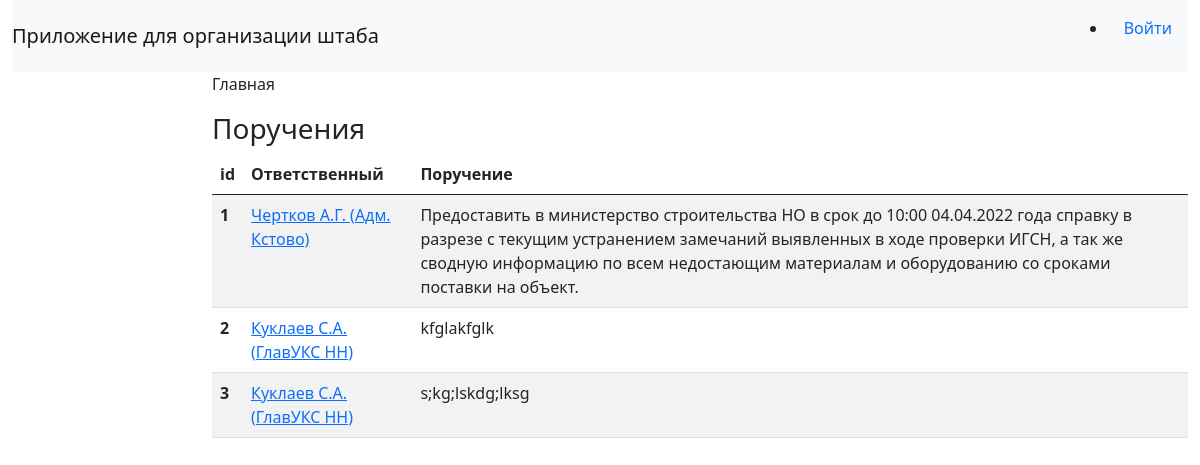
Screenshot of /shtab/ with the database file from the repository.
### shtab/models/Poruchenie.py (models this page shows, shortened)
class Poruchenie(models.Model):
    shtab = models.ForeignKey(Shtab, on_delete=models.PROTECT, null=True, blank=True, verbose_name='штаб')
    numberpor = models.PositiveSmallIntegerField (blank=True,null=True, verbose_name='№')
    otv = models.ForeignKey(Ispolnitel, on_delete=models.PROTECT, null=True, blank=True, verbose_name='ответственный',related_name='tasks_as_otv')
    soisp = models.ManyToManyField(Ispolnitel, null=True, blank=True, verbose_name='соисполнитель', related_name='tasks_as_soisp')
    object = models.ForeignKey(Object, on_delete=models.PROTECT, null=True, blank=True, verbose_name='объект')
    por = models.TextField(verbose_name='поручение')
    srokisp = models.DateField (null=True, blank=True, verbose_name='срок исполнения')
    forpo = models.ForeignKey (Forpo, on_delete=models.PROTECT, blank=True,null=True, verbose_name='для ПО')
    statysisp = models.ForeignKey (Statysisp, on_delete=models.PROTECT, verbose_name='статус исполнения')
    dateisp = models.DateField (null=True, blank=True, verbose_name='дата исполнения')
    itogi = models.TextField(blank=True, verbose_name='итоги')
    otprzapr = models.TextField(blank=True, verbose_name='информация по направлению запросов')
    polzapr = models.TextField(blank=True, verbose_name='Информация по получению ответа на запрос')
    kratkopisisppor = models.TextField(blank=True, verbose_name='краткое описание исполнения поручения')
    anal = models.TextField(blank=True, verbose_name='аналитика ("архивные" комментарии)')
    otvotpo = models.ForeignKey(User, on_delete=models.PROTECT, blank=True,null=True, verbose_name='Ответственный от ПО',default=User)
    obiaz = models.BooleanField (default=False, verbose_name='Принятые обязательства')
    gpr = models.BooleanField (default=False, verbose_name='ГПР')
    factsrivsroka = models.BooleanField (default=False, verbose_name='Факты срыва срока')
    porneizprot = models.BooleanField (default=False, verbose_name='Поручения не из протокола')
    kritvopr = models.BooleanField (default=False, verbose_name='Критичный вопрос')
    redzone = models.BooleanField (default=False, verbose_name='Объект красной зоны')
    def get_absolute_url(self):
        return reverse ('pordetaielview', kwargs = {'por_pk' : self.pk})
    class Meta:
        verbose_name = 'поручение'
        verbose_name_plural = 'поручения'
        ordering = ['shtab']

### shtab/models/Ispolnitel.py (models this page shows)
class Ispolnitel(models.Model):
    surname = models.CharField (max_length=25, verbose_name='фамилия')
    name = models.CharField (max_length=16,verbose_name='имя')
    patronymic = models.CharField (max_length=16,verbose_name='отчество')
    dolzhnost = models.CharField (max_length=150,verbose_name='должность')
    org = models.ForeignKey(Organization,on_delete=models.PROTECT,verbose_name='Организация')
    mail1 = models.EmailField(max_length=254, null=True, blank=True,verbose_name='электронная почта')
    def __str__(self):
        return f'{self.surname} {self.name[0]}.{self.patronymic[0]}. ({self.org})'
    class Meta:
        verbose_name = 'ответственный'
        verbose_name_plural = 'ответственные'

class Organization(models.Model):
    kratknaim = models.CharField (max_length=50,verbose_name='краткое наименование организации')
    polnnaim = models.CharField (max_length=255,verbose_name='полное наименование организации')
    mail1 = models.EmailField(max_length=254, null=True, blank=True,verbose_name='общая электронная почта')
    def __str__(self):
        return self.kratknaim
    class Meta:
        verbose_name = 'организация'
        verbose_name_plural = 'организации'

### shtab/views.py (the view)
# urls.py: path('', PoruchenieView.as_view(), name = 'home'),
class PoruchenieView(DataMixin, ListView):
    model = Poruchenie
    template_name = 'shtab/index.html'
    context_object_name = 'pors'
    def get_context_data(self, *, object_list=None, **kwargs):
        context = super().get_context_data(**kwargs)
        c_def = self.get_user_context(title = 'АИС | Поручения')
        return dict(list(context.items()) + list(c_def.items()))
    def get_queryset(self):
        return Poruchenie.objects.all()

### shtab/utils.py (called while the page is built)
    def get_user_context(self, **kwargs):
        context = kwargs
        context['menu'] = menu
        return context

### shtab/templates/shtab/index.html (shortened to what this page needs)
{% extends 'shtab/base.html' %}
{% block content %}
<p>Главная</p>
<div class="row">
  <div class="col"><h3>Поручения</h3></div>
  </div>
  <table class="table table-striped">
  <thead>
    <tr>
      <th scope="col">id</th>
      <th scope="col">Ответственный</th>
      <th scope="col">Поручение</th>
    </tr>
  </thead>
  <tbody>
  {% for i in pors %}
    <tr>
    <td><strong>{{ i.pk }}</strong></td>
    <td><a href="{{ i.get_absolute_url }}">{{ i.otv }}</a></td>
    <td>{{ i.por }}</td>
    </tr>
    {% endfor %}
  </tbody>
</table>
{% endblock %}

### rows the page displays
Poruchenie: pk "1", otv "Чертков А.Г. (Адм. Кстово)", por "Предоставить в министерство строительства НО в срок до 10:00 04.04.2022 года справку в разрезе с текущим устранением замечаний выявленных в ходе проверки ИГСН, а так же сводную информацию по всем недостающим материалам и оборудованию со сроками поставки на объект."
Poruchenie: pk "2", otv "Куклаев С.А. (ГлавУКС НН)", por "kfglakfglk"
Poruchenie: pk "3", otv "Куклаев С.А. (ГлавУКС НН)", por "s;kg;lskdg;lksg"
